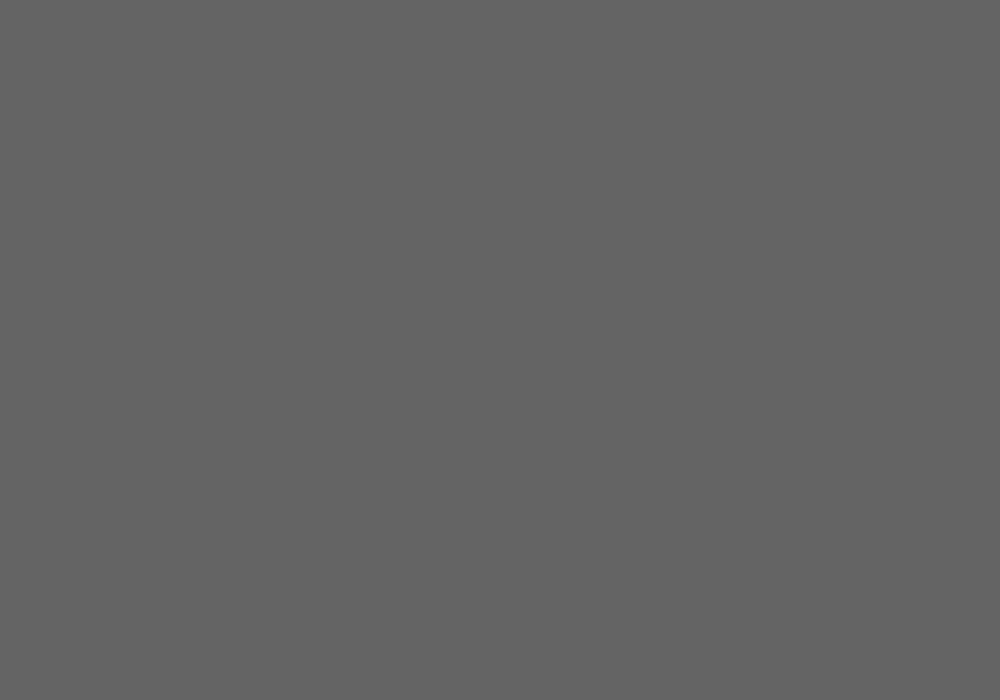
Frame 1 (no input)
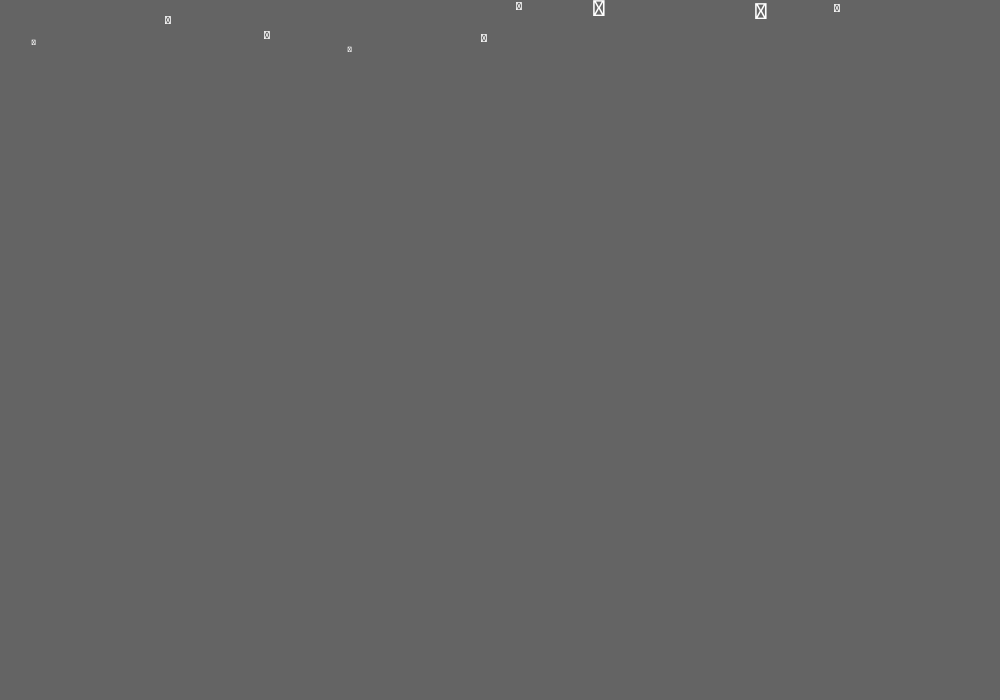
Frame 60 (the mouse pressed at the canvas centre just before this capture)
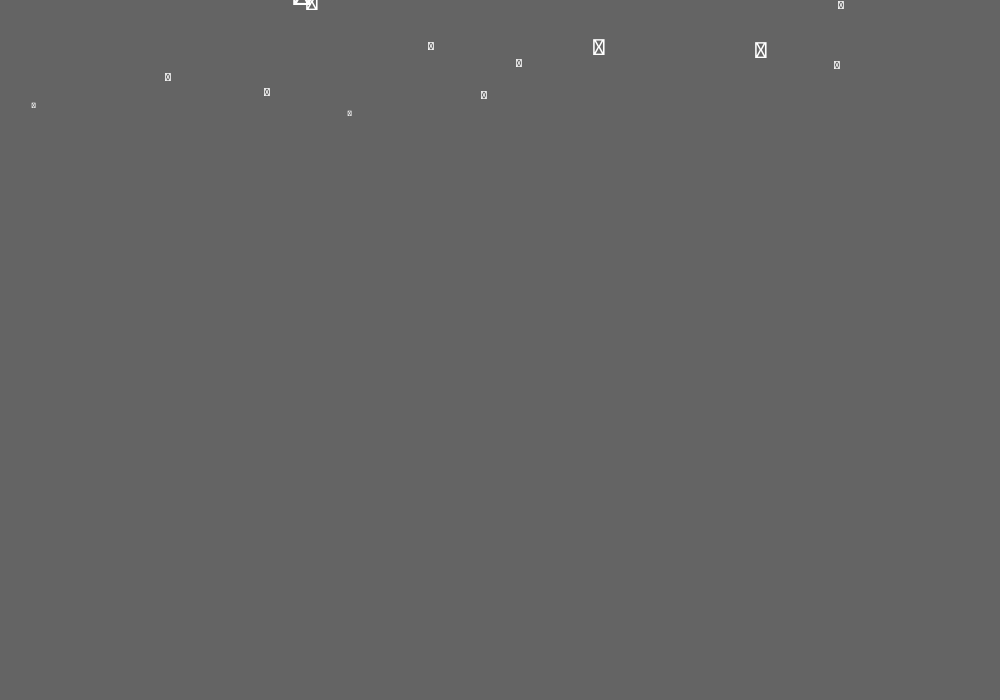
Frame 120 (the mouse held since frame 60 and released just before this capture)

The Processing sketch that drew these frames (run headless with seeded random() and noise(); from frame 60 on, the mouse is pressed at the canvas centre):

// Processing sketch: processing_96510
// ── processing_96510.pde

int[] sizes={8,12,12,24,24,36};
char[] shapes={'\u2744','\u2745','\u2746'};
class flake {
  char shape;
  int size;
  float x,y;
  flake(){
    shape = shapes[int(random(shapes.length))];
    size = sizes[int(random(sizes.length))];
    x=random(width);
    y=0;
  }
  void draw()
  {
    textSize(size);
    text(shape,x,y);
    y+=map(size,10,30,1,0.5);
  }
}
int chance=10;
ArrayList<flake> snow = new ArrayList<flake>();
void draw()
{
  background(100);
  if(random(100)<chance) snow.add(new flake());
  for(flake f : snow) f.draw();
}
void setup(){size(1000,700);}
